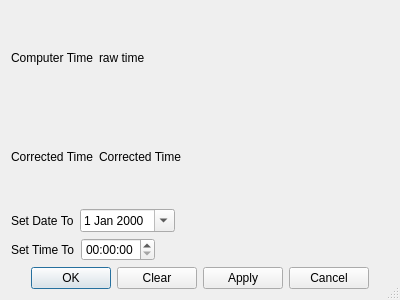
<?xml version="1.0" encoding="UTF-8"?>
<ui version="4.0">
 <class>TClockDlg</class>
 <widget class="QDialog" name="TClockDlg">
  <property name="geometry">
   <rect>
    <x>0</x>
    <y>0</y>
    <width>400</width>
    <height>300</height>
   </rect>
  </property>
  <property name="windowTitle">
   <string>Correct computer time</string>
  </property>
  <property name="sizeGripEnabled">
   <bool>true</bool>
  </property>
  <layout class="QVBoxLayout" name="verticalLayout">
   <item>
    <layout class="QHBoxLayout" name="horizontalLayout">
     <item>
      <widget class="QLabel" name="label">
       <property name="text">
        <string>Computer Time</string>
       </property>
      </widget>
     </item>
     <item>
      <widget class="QLabel" name="rawTime">
       <property name="text">
        <string>raw time</string>
       </property>
      </widget>
     </item>
     <item>
      <spacer name="horizontalSpacer_4">
       <property name="orientation">
        <enum>Qt::Horizontal</enum>
       </property>
       <property name="sizeHint" stdset="0">
        <size>
         <width>40</width>
         <height>20</height>
        </size>
       </property>
      </spacer>
     </item>
    </layout>
   </item>
   <item>
    <layout class="QHBoxLayout" name="horizontalLayout_2">
     <item>
      <widget class="QLabel" name="label_3">
       <property name="text">
        <string>Corrected Time</string>
       </property>
      </widget>
     </item>
     <item>
      <widget class="QLabel" name="correctedTime">
       <property name="text">
        <string>Corrected Time</string>
       </property>
      </widget>
     </item>
     <item>
      <spacer name="horizontalSpacer_6">
       <property name="orientation">
        <enum>Qt::Horizontal</enum>
       </property>
       <property name="sizeHint" stdset="0">
        <size>
         <width>40</width>
         <height>20</height>
        </size>
       </property>
      </spacer>
     </item>
    </layout>
   </item>
   <item>
    <layout class="QHBoxLayout" name="horizontalLayout_5">
     <item>
      <widget class="QLabel" name="label_2">
       <property name="text">
        <string>Set Date To</string>
       </property>
      </widget>
     </item>
     <item>
      <widget class="QDateEdit" name="dateEdit">
       <property name="calendarPopup">
        <bool>true</bool>
       </property>
      </widget>
     </item>
     <item>
      <spacer name="horizontalSpacer_7">
       <property name="orientation">
        <enum>Qt::Horizontal</enum>
       </property>
       <property name="sizeHint" stdset="0">
        <size>
         <width>40</width>
         <height>20</height>
        </size>
       </property>
      </spacer>
     </item>
    </layout>
   </item>
   <item>
    <layout class="QHBoxLayout" name="horizontalLayout_4">
     <item>
      <widget class="QLabel" name="label_4">
       <property name="text">
        <string>Set Time To</string>
       </property>
      </widget>
     </item>
     <item>
      <widget class="QTimeEdit" name="timeEdit">
       <property name="displayFormat">
        <string>HH:mm:ss</string>
       </property>
       <property name="calendarPopup">
        <bool>true</bool>
       </property>
      </widget>
     </item>
     <item>
      <spacer name="horizontalSpacer_8">
       <property name="orientation">
        <enum>Qt::Horizontal</enum>
       </property>
       <property name="sizeHint" stdset="0">
        <size>
         <width>40</width>
         <height>20</height>
        </size>
       </property>
      </spacer>
     </item>
    </layout>
   </item>
   <item>
    <layout class="QHBoxLayout" name="horizontalLayout_3">
     <item>
      <spacer name="horizontalSpacer">
       <property name="orientation">
        <enum>Qt::Horizontal</enum>
       </property>
       <property name="sizeHint" stdset="0">
        <size>
         <width>40</width>
         <height>20</height>
        </size>
       </property>
      </spacer>
     </item>
     <item>
      <widget class="QPushButton" name="OKButton">
       <property name="text">
        <string>OK</string>
       </property>
       <property name="default">
        <bool>true</bool>
       </property>
      </widget>
     </item>
     <item>
      <widget class="QPushButton" name="clearButton">
       <property name="text">
        <string>Clear</string>
       </property>
      </widget>
     </item>
     <item>
      <widget class="QPushButton" name="applyButton">
       <property name="text">
        <string>Apply</string>
       </property>
      </widget>
     </item>
     <item>
      <widget class="QPushButton" name="cancelButton">
       <property name="text">
        <string>Cancel</string>
       </property>
      </widget>
     </item>
     <item>
      <spacer name="horizontalSpacer_2">
       <property name="orientation">
        <enum>Qt::Horizontal</enum>
       </property>
       <property name="sizeHint" stdset="0">
        <size>
         <width>40</width>
         <height>20</height>
        </size>
       </property>
      </spacer>
     </item>
    </layout>
   </item>
  </layout>
 </widget>
 <resources/>
 <connections/>
</ui>
